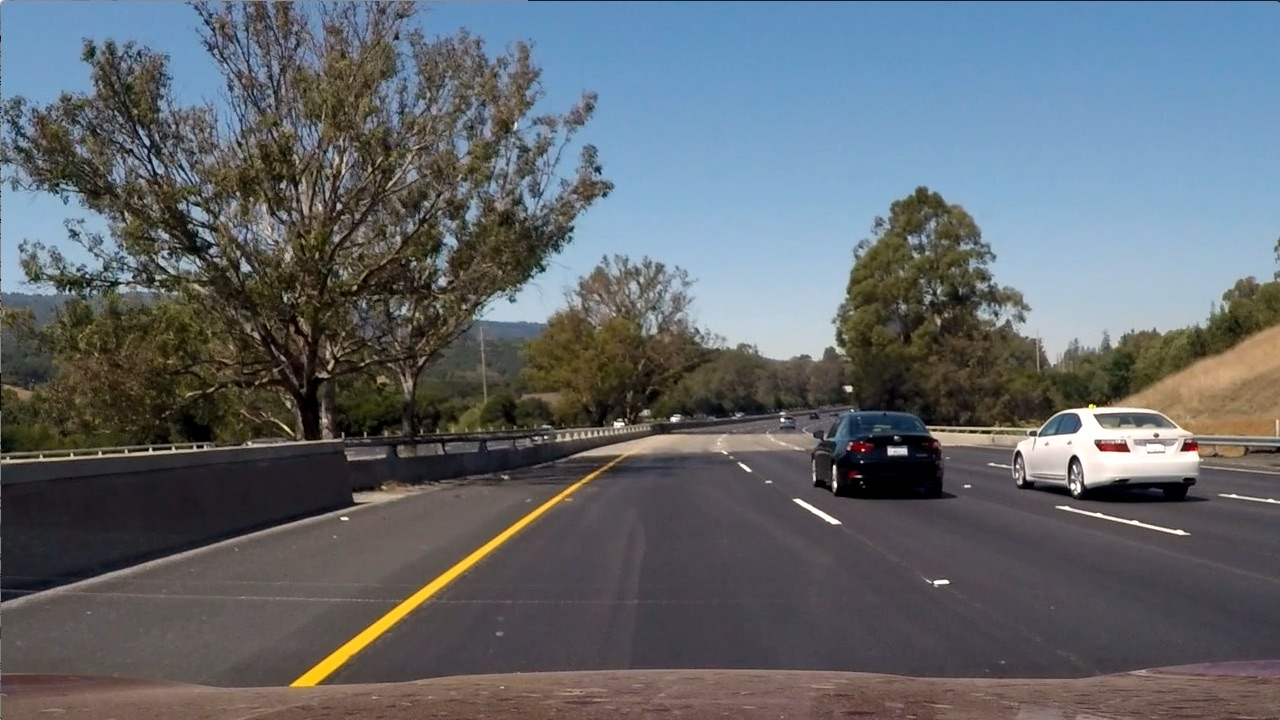
#> input picture CCV4-adv/week2/testImage/test6.jpg, 1280 x 720 px
$ jupyter execute threshold2binaryImage.ipynb   (older library calls are emulated)
#> lines starting #> are read from the running program, lines starting #| are printed output that depends on the picture; after the words box and inside, x2 and y2 are one past the last pixel; in counts of white or black regions, pixels touching at a corner belong together
[cell 1]
def cvtImg(img):
    return cv2.cvtColor(img, cv2.COLOR_BGR2RGB)

[cell 2]
"""
图像阈值变换

"""

import cv2
import numpy as np
import matplotlib.pyplot as plt

src = np.float32([[200, 720], [1100, 720], [595, 450], [685, 450]])
dst = np.float32([[300, 720], [980, 720], [300, 0], [980, 0]])
m_inv = cv2.getPerspectiveTransform(dst, src)
m = cv2.getPerspectiveTransform(src, dst)


def abs_sobel_threshold(img, orient='x', thresh_min=2, thresh_max=100000):

    ###利用X，y方向上sobel，二值化图像######
    gray = cv2.cvtColor(img, cv2.COLOR_RGB2GRAY)
    if orient == 'x':
        abs_sobel = np.absolute(cv2.Sobel(gray, cv2.CV_64F, 1, 0))
    if orient == 'y':
        ########参考求x方向的sobel算子，计算y方向上sobel算子#######
        #############填空1 （1行代码）########################
        abs_sobel = np.absolute(cv2.Sobel(gray, cv2.CV_64F, 0, 1))
        #############填空1 （1行代码）########################


    scaled_sobel = np.uint8(255 * abs_sobel / np.max(abs_sobel))
    binary_output = np.zeros_like(scaled_sobel)

    #############二值图像，大于最小阈值并且小于最大阈值的区间置为255， 其余为0，可通过修改最大最小值查看差异######
    ##############填空2（1行代码）########################
    binary_output[(scaled_sobel>thresh_min)&(scaled_sobel<thresh_max)]=255
    #############填空2 （1行代码）########################

    return binary_output

img = cv2.imread("./testImage/test6.jpg")
#> img is the input picture: shape (720, 1280, 3); mean B, G, R 107.9, 102.6, 97
binary_output = abs_sobel_threshold(img, 'x')
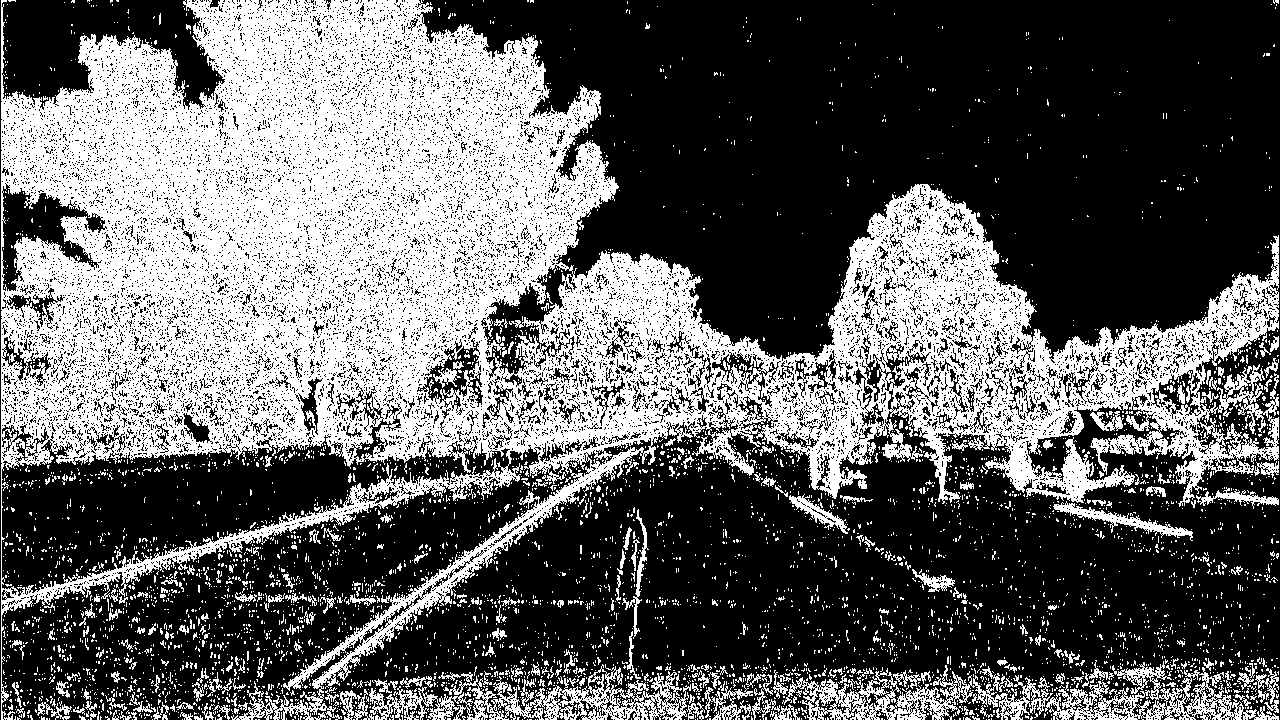
#> binary_output: shape (720, 1280); 38.3% white; 5030 white regions (4767 under 20 px), largest, box (x1, y1, x2, y2) and area: (1, 0, 1279, 720) 302265, (369, 664, 691, 720) 6357, (782, 665, 1053, 720) 5240
plt.subplot(121)
plt.imshow(cvtImg(img))
plt.subplot(122)
plt.imshow(cvtImg(binary_output))

[cell 3]
import math

def mag_threshold(img, sobel_kernel=3, mag_threshold=(20, 1000)):
    gray = cv2.cvtColor(img, cv2.COLOR_RGB2GRAY)
    sobelx = cv2.Sobel(gray, cv2.CV_64F, 1, 0, ksize=sobel_kernel)
    sobely = cv2.Sobel(gray, cv2.CV_64F, 0, 1, ksize=sobel_kernel)
#     print("sobelx:", sobelx, "; sobely: ", sobely)
    ########根据x方向的sobel算子和y方向上sobel算子，计算梯度，公式为sqrt（x^2 + y ^2）#######
    #############填空3 （1行代码）########################
    # 基于矩阵计算距离公式，采用np.sqrt，math.sqrt不可，只有np.sqrt可以支持矩阵的结构的距离计算
    gradmag = np.sqrt(sobelx**2+ sobely**2)
    #############填空3 （1行代码）########################
    scale_factor = np.max(gradmag) / 255
    gradmag = (gradmag / scale_factor).astype(np.uint8)
    binary_out = np.zeros_like(gradmag)
    ########转换为二值图，最大最小值可调，kernel_size也可以调整看看差异#######
    #############填空4 （1行代码）########################
    binary_out[(gradmag>mag_threshold[0])&(gradmag<mag_threshold[1])]=255

    #############填空4 （1行代码）########################


    return binary_out

img = cv2.imread("./testImage/test6.jpg")
binary_out = mag_threshold(img)
#> in mag_threshold, `gradmag = np.sqrt(sobelx**2+ sobely**2)`:
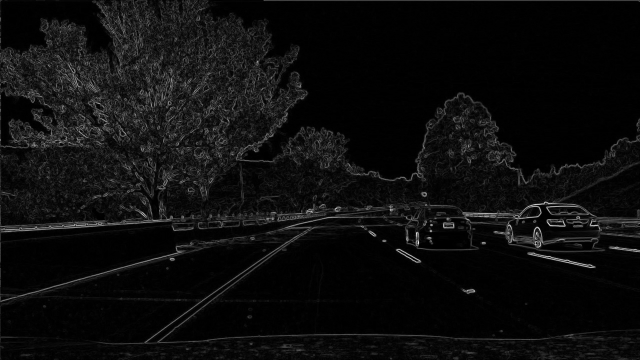
#> gradmag: shape (720, 1280) float64 (shown at 1/2 size); min 0, max 892.7, mean 48.1; drawn with min black and max white
#> in mag_threshold, `scale_factor = np.max(gradmag) / 255`: scale_factor = 3.5
#> binary_out: shape (720, 1280); 21% white; 2249 white regions (2010 under 20 px), largest, box (x1, y1, x2, y2) and area: (0, 0, 1280, 410) 127858, (0, 323, 1280, 689) 41104, (1054, 504, 1192, 536) 836
plt.imshow(cvtImg(binary_out))

[cell 4]
def dir_threshold(img, sobel_kernel=5, thresh=(0, np.pi/4)):
	gray = cv2.cvtColor(img, cv2.COLOR_RGB2GRAY)
	sobelx = cv2.Sobel(gray, cv2.CV_64F, 1, 0, ksize=sobel_kernel)
	sobely = cv2.Sobel(gray, cv2.CV_64F, 0, 1, ksize=sobel_kernel)

    ########根据x方向的sobel算子和y方向上sobel算子，计算角度，公式为arctan（y/x），将倾斜角度过大的过滤掉#######
    #############填空5 （1行代码）########################
	absgraddir = np.arctan(sobely/sobelx)
    #############填空5 （1行代码）########################

	binary_output = np.zeros_like(absgraddir)

    ########转换为二值图，最大最小值可调，kernel_size也可以调整看看差异#######
    #############填空6 （1行代码）########################
	binary_output[(absgraddir>thresh[0]) & (absgraddir<thresh[1])] = 255

    #############填空6 （1行代码）########################
	return binary_output

img = plt.imread("./testImage/test6.jpg")
binary_out_k5 = dir_threshold(img)
#> binary_out_k5: shape (720, 1280) float64; 18.3% white in thin lines or dots
binary_out_k1 = dir_threshold(img, sobel_kernel=1)
#> binary_out_k1: shape (720, 1280) float64; 10.8% white in thin lines or dots
binary_out_k9 = dir_threshold(img, sobel_kernel=9)
#> binary_out_k9: shape (720, 1280) float64; 18.3% white in thin lines or dots
plt.figure(figsize=(30,30))
plt.subplot(131)
plt.imshow(binary_out_k1)
plt.subplot(132)
plt.imshow(binary_out_k5)
plt.subplot(133)
plt.imshow(binary_out_k9)

[cell 5]
def hls_thresh(img, thresh=(100, 255)):

	hls = cv2.cvtColor(img, cv2.COLOR_RGB2HLS)
    ########分离出s通道s_channel#######
    #############填空7 （1行代码）########################
	s_channel = hls[:,:,2]

    #############填空7 （1行代码）########################
	binary_output = np.zeros_like(s_channel)

    ########转换为二值图，最大最小值可调#######
    #############填空8 （1行代码）########################
	binary_output[(s_channel>thresh[0])& (s_channel<thresh[1])] = 255
#     binary_output[(absgraddir>thresh[0]) & (absgraddir<thresh[1])] = 255
    #############填空8 （1行代码）########################
	return binary_output


img = cv2.imread("./testImage/test6.jpg")
binary_out = hls_thresh(img)
#> binary_out: shape (720, 1280); 25.2% white; 2610 white regions (2363 under 20 px), largest, box (x1, y1, x2, y2) and area: (425, 0, 1280, 288) 175404, (2, 2, 219, 105) 12940, (58, 311, 200, 447) 3895
plt.imshow(cvtImg(binary_out))

[cell 6]
def combined_threshold(img):
	abs_bin = abs_sobel_threshold(img, orient='x', thresh_min=50, thresh_max=255)
	mag_bin = mag_threshold(img, sobel_kernel=3, mag_threshold=(50, 255))
	dir_bin = dir_threshold(img, sobel_kernel=15, thresh=(0.7, 1.3))
	hls_bin = hls_thresh(img, thresh=(170, 255))

	combined = np.zeros_like(dir_bin)
    #############组合四个阈值结果，判定车道线，##########
    #########例如(abs_bin == 255 | ((mag_bin == 255) & (dir_bin == 255))) | hls_bin == 25）#
    ##########可以尝试不同的组合######################
    #############填空9（1行代码）########################
	combined[(abs_bin == 255)| ((mag_bin == 255) & (dir_bin == 255)) | hls_bin==255] = 255

    #############填空9 （1行代码）########################

	return combined, abs_bin, mag_bin, dir_bin, hls_bin

img = cv2.imread("./testImage/test6.jpg")
ret = combined_threshold(img)
#> in combined_threshold, `hls_bin = hls_thresh(img, thresh=(170, 255))`:
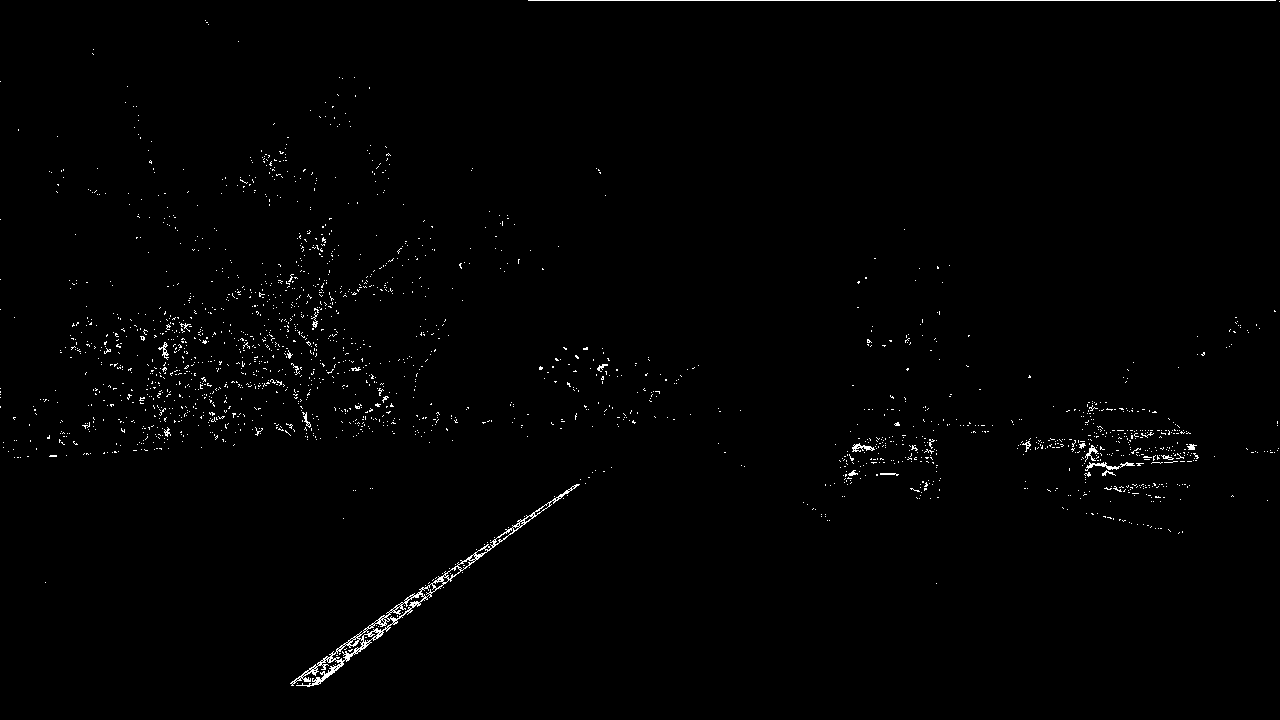
#> hls_bin: shape (720, 1280); 0.9% white in thin lines or dots
#> ret = 5 items
# plt.figure(figsize=(50, 50))
plt.imshow(ret[0])

[cell 7]
arr =[1,2,3,4,5,6,7,8,9,10]
arr2 = arr[1:-2]
print(arr2)

[cell 8]
def line_fit_and_draw_line(binary_warped):
    # "查找拟合直线"
    # 对图像对下半部分查找直方图
    #############填空10（1行代码）截取图像高度的下方1/2处########################
    histogram = np.sum(binary_warped[binary_warped.shape[0]//2:,:], axis=0)

    #############填空10（1行代码）截取图像高度的下方1/2处########################


    # 问题1：这里为什么要*255

    out_img = (np.dstack((binary_warped, binary_warped, binary_warped)) * 255).astype('uint8')

    #查找直方图中左右两侧对峰值
    midpoint = np.int(histogram.shape[0] / 2)

    #左侧从100到 midpoint的最大值，转换成图像坐标还要加上100哦～############
    #右侧从midpoint到图像宽度减100的最大值，转换成图像坐标还要加上midpoint哦～############

    # 问题2 为什么要±100呢？
    # 问题3 为什么要+midpoint？

    ####也就是图像左右边缘100像素内不查找车道线##################

    #############填空11（2行代码）查找左侧右侧最大值基本点########################
    leftx_base = np.argmax(histogram[100:midpoint])
    rightx_base = np.argmax(histogram[midpoint:-100]) + midpoint

    #############填空11（2行代码）查找左侧右侧最大值基本点########################

    ##########以下是关于滑动窗口查找车道线的代码#####################
    nwindows = 9
    window_height = np.int(binary_warped.shape[0] / nwindows)
    nonzero = binary_warped.nonzero()
    nonzeroy = np.array(nonzero[0])
    nonzerox = np.array(nonzero[1])

    leftx_current = leftx_base
    rightx_current = rightx_base

    margin = 100
    minpix = 10

    left_lane_inds = []
    right_lane_inds = []

    for window in range(nwindows):
        win_y_low = binary_warped.shape[0] - (window + 1) * window_height
        win_y_high = binary_warped.shape[0] - window * window_height
        win_xleft_low = leftx_current - margin
        win_xleft_high = leftx_current + margin
        win_xright_low = rightx_current - margin
        win_xright_high = rightx_current + margin

        good_left_inds = ((nonzeroy >= win_y_low) & (nonzeroy < win_y_high) & (nonzerox > win_xleft_low) & (nonzerox < win_xleft_high)).nonzero()[0]
        good_right_inds = ((nonzeroy >= win_y_low) & (nonzeroy < win_y_high) & (nonzerox >= win_xright_low) & (nonzerox < win_xright_high)).nonzero()[0]

        left_lane_inds.append(good_left_inds)
        right_lane_inds.append(good_right_inds)

        if len(good_left_inds) > minpix:
            leftx_current = np.int(np.mean(nonzerox[good_left_inds]))
        if len(good_right_inds) > minpix:
            rightx_current = np.int(np.mean(nonzerox[good_right_inds]))

    left_lane_inds = np.concatenate(left_lane_inds)
    right_lane_inds = np.concatenate(right_lane_inds)

    leftx = nonzerox[left_lane_inds]
    lefty = nonzeroy[left_lane_inds]
    rightx = nonzerox[right_lane_inds]
    righty = nonzeroy[right_lane_inds]
    ##########以上是关于滑动窗口查找车道线的代码#####################


    #将左侧，右侧车道线3次拟合，用函数np.polyfit##########
    #############填空12（2行代码）左侧、右侧车道线拟合#######################
    left_fit = np.polyfit(lefty, leftx, 2)
    right_fit = np.polyfit(righty, rightx, 2)
    #############填空12（2行代码）左侧、右侧车道线拟合#######################

    ################在图上画出拟合的线########################
    ploty = np.linspace(0, undist.shape[0]-1, undist.shape[0])

    #########对y进行拟合，x = a * y ^ 2 + b * y + C
    #############填空13（2行代码）左侧、右侧车道线方程坐标#######################
    left_fitx = left_fit[0]*ploty**2 + left_fit[1]*ploty + left_fit[2]
    right_fitx = right_fit[0]*ploty**2 + right_fit[1]*ploty + right_fit[2]
    #############填空13（2行代码）左侧、右侧车道线方程坐标#######################

    ######生成一张黑图，做mask，将车道线区域标注出来##########
    color_warp = np.zeros((720, 1280, 3), dtype='uint8')
    pts_left = np.array([np.transpose(np.vstack([left_fitx, ploty]))])
    pts_right = np.array([np.flipud(np.transpose(np.vstack([right_fitx, ploty])))])
    pts = np.hstack((pts_left, pts_right))
    # 在透射变换后的图上画出车道线
    cv2.fillPoly(color_warp, np.int_([pts]), (0, 255, 0))


    # 将画出的车道线的图，逆变换到原来的图上，将color_warp逆变换为newwarp
    #############填空14（1行代码）#######################
    newwarp = cv2.warpPerspective(color_warp, m_inv, (undist.shape[1], undist.shape[0]))

    #############填空14（1行代码）#######################


    # 将原来的图和标注好车道线的图叠加，用cv2.addWeighted，可画成半透明，最终图为result
    #############填空15（1行代码）#######################
    result = cv2.addWeighted(cvtImg(img), 1, newwarp, 0.5, 0)
    #############填空15（1行代码）#######################

    plt.figure(figsize = (30, 30))
    plt.title('lane')
    plt.subplot(1, 1, 1)
    plt.imshow(result)
    plt.axis('off')


img = cv2.imread("./testImage/test6.jpg")
out1 = mag_threshold(img)
out2 = abs_sobel_threshold(img)
out3 = dir_threshold(img)
#> out3: shape (720, 1280) float64; 18.8% white in thin lines or dots
out4 = hls_thresh(img)
imgOut, abs_bin, mab_bin, dir_bin, hls_bin = combined_threshold(img)
#> imgOut: shape (720, 1280) float64; 0.9% white in thin lines or dots
plt.figure(figsize = (30, 30))
plt.title('calibration')
plt.subplot(1, 5, 1)
plt.imshow(out1)
plt.subplot(1, 5, 2)
plt.imshow(out2)
plt.subplot(1, 5, 3)
plt.imshow(out3)
plt.subplot(1, 5, 4)
plt.imshow(out4)
plt.subplot(1, 5, 5)
plt.imshow(imgOut)
plt.axis('off')
imgOut_size = (imgOut.shape[1], imgOut.shape[0])
binary_warped = cv2.warpPerspective(imgOut, m, imgOut_size, flags=cv2.INTER_LINEAR)
undist = cv2.imread('undist6.jpg')
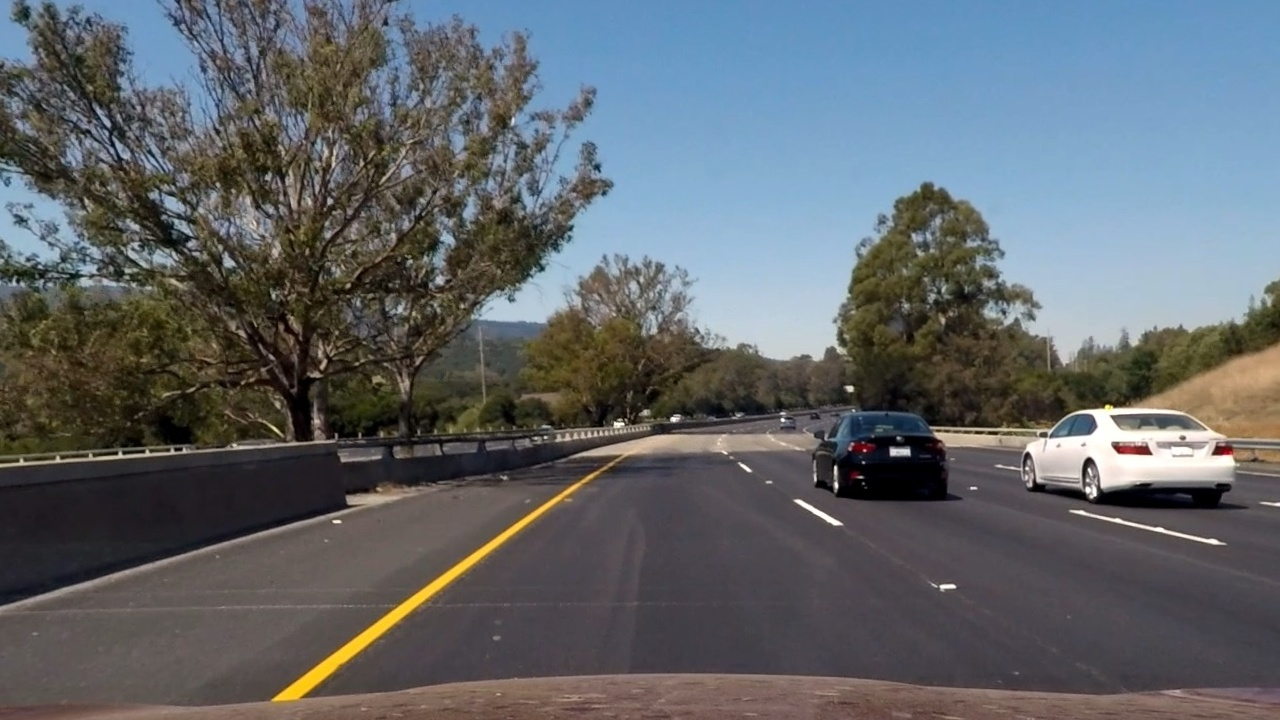
#> input picture CCV4-adv/week2/undist6.jpg, 1280 x 720 px
#> undist is the input picture: shape (720, 1280, 3); mean B, G, R 106.1, 101.6, 96.5
line_fit_and_draw_line(binary_warped)
#> in line_fit_and_draw_line, `histogram = np.sum(binary_warped[binary_warped.shape[0]//2:,:], axis=0)`: histogram = 1280 values, max 16545.6 at index 356, min 0 at index 0, mean 803.7
#> in line_fit_and_draw_line, `leftx_base = np.argmax(histogram[100:midpoint])`: leftx_base = 256
#> in line_fit_and_draw_line, `rightx_base = np.argmax(histogram[midpoint:-100]) + midpoint`: rightx_base = 1082
#> in line_fit_and_draw_line, `nonzero = binary_warped.nonzero()`: nonzero = 10096 positions, rows 27 to 710, columns 329 to 1279
#> in line_fit_and_draw_line, `nonzeroy = np.array(nonzero[0])`: nonzeroy = 10096 values from 27 to 710
#> in line_fit_and_draw_line, `nonzerox = np.array(nonzero[1])`: nonzerox = 10096 values, max 1279 at index 2773, min 329 at index 9934, mean 533.8
#> in line_fit_and_draw_line, `leftx_current = leftx_base`: leftx_current = 256
#> in line_fit_and_draw_line, `rightx_current = rightx_base`: rightx_current = 1082
#> the loop in line_fit_and_draw_line, `for window in range(nwindows):` made 9 passes
#> (win_xleft_low, win_xleft_high, win_xright_low, win_xright_high, leftx_current, rightx_current) on passes 2, 3, 6: (243, 443, 982, 1182, 363, 1058), (263, 463, 958, 1158, 385, 1076), (341, 541, 976, 1176, 477, 1148)
#> after the loop in line_fit_and_draw_line, `for window in range(nwindows):`: left_lane_inds = 9 items
#> in line_fit_and_draw_line, `left_lane_inds = np.concatenate(left_lane_inds)`: left_lane_inds = 7848 values, max 10095 at index 1290, min 1324 at index 7566, mean 5628.7
#> in line_fit_and_draw_line, `right_lane_inds = np.concatenate(right_lane_inds)`: right_lane_inds = 1490 values, max 8728 at index 5, min 0 at index 773, mean 1882.4
#> in line_fit_and_draw_line, `leftx = nonzerox[left_lane_inds]`: leftx = 7848 values, max 504 at index 7756, min 329 at index 1144, mean 386.3
#> in line_fit_and_draw_line, `lefty = nonzeroy[left_lane_inds]`: lefty = 7848 values, max 710 at index 1287, min 279 at index 7566, mean 526.3
#> in line_fit_and_draw_line, `rightx = nonzerox[right_lane_inds]`: rightx = 1490 values, max 1247 at index 774, min 1043 at index 3, mean 1173.4
#> in line_fit_and_draw_line, `righty = nonzeroy[right_lane_inds]`: righty = 1490 values, max 653 at index 3, min 27 at index 773, mean 223.4
#> in line_fit_and_draw_line, `left_fit = np.polyfit(lefty, leftx, 2)`: left_fit = [0.000395, -0.715, 648.9]
#> in line_fit_and_draw_line, `right_fit = np.polyfit(righty, rightx, 2)`: right_fit = [0.000228, -0.465, 1257.7]
#> in line_fit_and_draw_line, `left_fitx = left_fit[0]*ploty**2 + left_fit[1]*ploty + left_fit[2]`: left_fitx = 720 values, max 648.9 at index 0, min 338.6 at index 719, mean 459.8
#> in line_fit_and_draw_line, `right_fitx = right_fit[0]*ploty**2 + right_fit[1]*ploty + right_fit[2]`: right_fitx = 720 values, max 1257.7 at index 0, min 1041.4 at index 719, mean 1130
#> in line_fit_and_draw_line, `pts_left = np.array([np.transpose(np.vstack([left_fitx, ploty]))])`: pts_left = 720 pairs, first value 338.6 to 648.9, second value 0 to 719
#> in line_fit_and_draw_line, `pts_right = np.array([np.flipud(np.transpose(np.vstack([right_fitx, pl..`: pts_right = 720 pairs, first value 1041.4 to 1257.7, second value 0 to 719
#> in line_fit_and_draw_line, `pts = np.hstack((pts_left, pts_right))`: pts = 1440 pairs, first value 338.6 to 1257.7, second value 0 to 719
